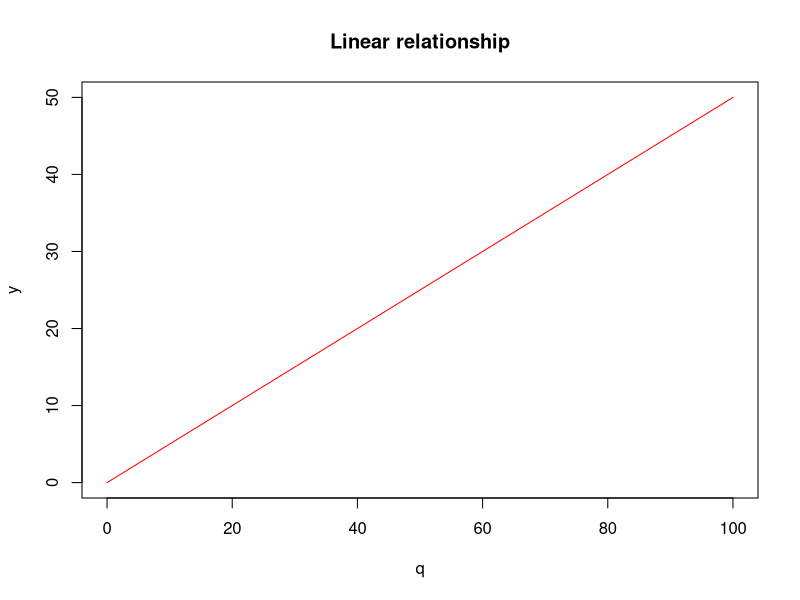
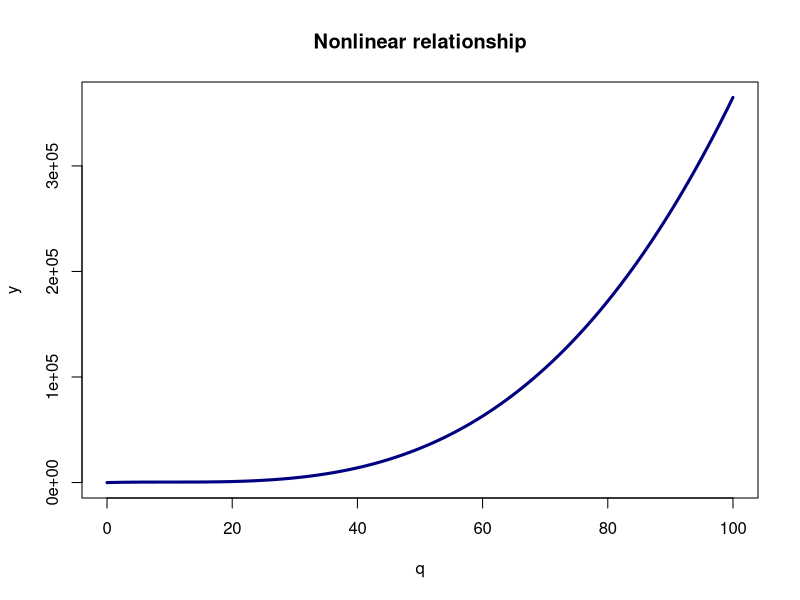
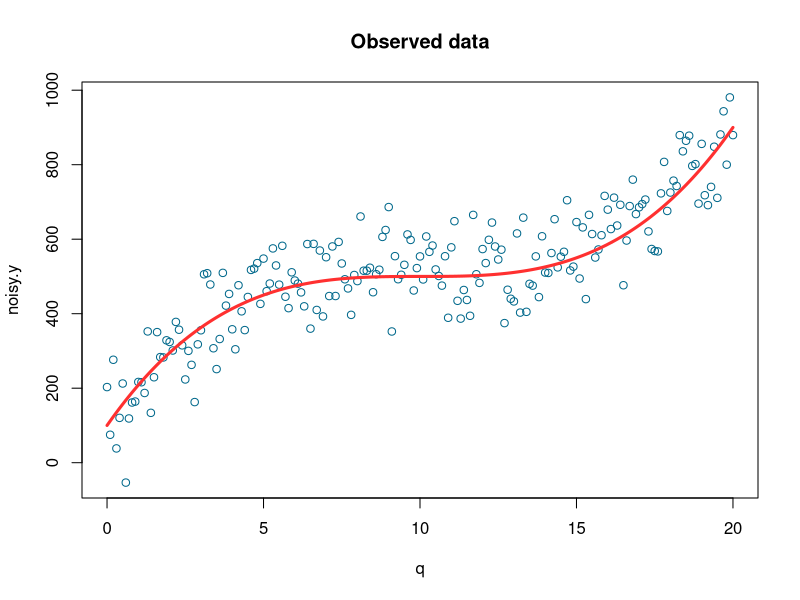
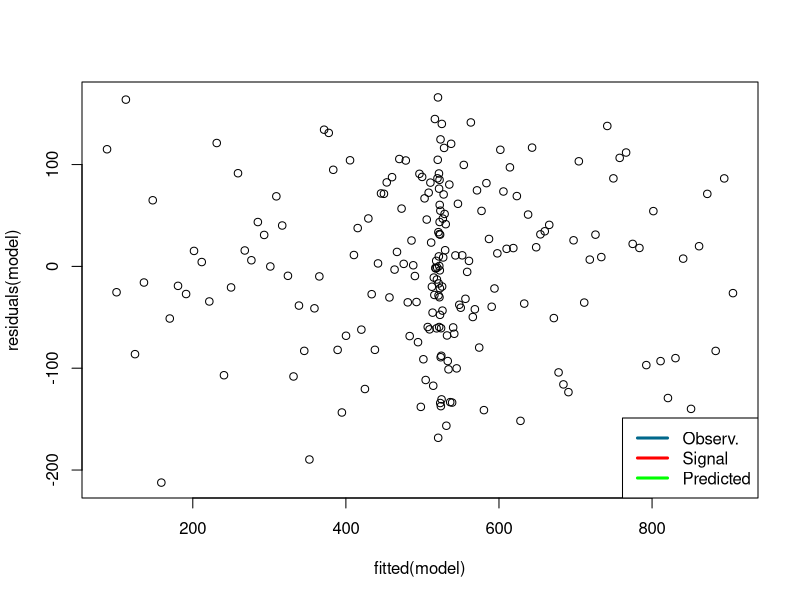

Write R code to recreate these figures, in order.
# Example 1
p <- 0.5
q <- seq(0,100,1)
y <- p*q
plot(q,y,type='l',col='red',main='Linear relationship')

# Example 2
y <- 450 + p*(q-10)^3
plot(q,y,type='l',col='navy',main='Nonlinear relationship',lwd=3)

#-------------------------------------------------------------------------------
# Polynomial Regression

# Always remember use to set.seed(n) when generating pseudo random numbers.
# By doing this, the random number generator generates always the same numbers.
set.seed(20)

# Predictor (q). Use seq for generating equally spaced sequences fast
q <- seq(from=0, to=20, by=0.1)

# Value to predict (y)
y <- 500 + 0.4 * (q-10)^3

# Some noise is generated and added to the real signal (y)
noise <- rnorm(length(q), mean=10, sd=80)
noisy.y <- y + noise

# Plot of the noisy signal
plot(q,noisy.y,col='deepskyblue4',xlab='q',main='Observed data')
lines(q,y,col='firebrick1',lwd=3)

model <- lm(noisy.y ~ poly(q,3))
summary(model)

# Uncomment the next line to check residual plots and other model plots
# plot(model3)

# Confidence intervales for model parameters
confint(model, level=0.95)

# Plot of fitted vs residuals
# No clear pattern should show in the residual plot if the model is a good fit
plot(fitted(model),residuals(model))

# Predicted values and confidence intervals
predicted.intervals <- predict(model,data.frame(x=q),interval='confidence',
                               level=0.99)

# Add lines to the existing plot
lines(q,predicted.intervals[,1],col='green',lwd=3)
lines(q,predicted.intervals[,2],col='black',lwd=1)
lines(q,predicted.intervals[,3],col='black',lwd=1)

# Add a legend
legend("bottomright",c("Observ.","Signal","Predicted"), 
       col=c("deepskyblue4","red","green"), lwd=3)